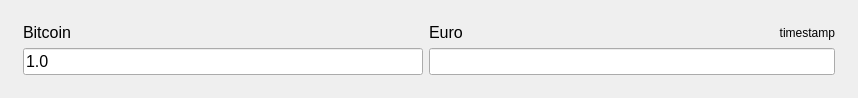
<?xml version="1.0" encoding="UTF-8"?>
<ui version="4.0">
 <class>MainWindow</class>
 <widget class="QMainWindow" name="MainWindow">
  <property name="geometry">
   <rect>
    <x>0</x>
    <y>0</y>
    <width>856</width>
    <height>97</height>
   </rect>
  </property>
  <property name="windowTitle">
   <string>MainWindow</string>
  </property>
  <widget class="QWidget" name="centralWidget">
   <layout class="QVBoxLayout" name="verticalLayout_2">
    <item>
     <layout class="QGridLayout" name="gridLayout">
      <property name="leftMargin">
       <number>12</number>
      </property>
      <property name="topMargin">
       <number>12</number>
      </property>
      <property name="rightMargin">
       <number>12</number>
      </property>
      <property name="bottomMargin">
       <number>12</number>
      </property>
      <item row="1" column="0">
       <widget class="QLineEdit" name="lineEditBitcoin">
        <property name="minimumSize">
         <size>
          <width>300</width>
          <height>0</height>
         </size>
        </property>
        <property name="font">
         <font>
          <pointsize>12</pointsize>
         </font>
        </property>
        <property name="text">
         <string>1.0</string>
        </property>
       </widget>
      </item>
      <item row="0" column="0">
       <widget class="QLabel" name="labelBitcoin">
        <property name="sizePolicy">
         <sizepolicy hsizetype="Preferred" vsizetype="Fixed">
          <horstretch>0</horstretch>
          <verstretch>0</verstretch>
         </sizepolicy>
        </property>
        <property name="minimumSize">
         <size>
          <width>400</width>
          <height>0</height>
         </size>
        </property>
        <property name="font">
         <font>
          <pointsize>12</pointsize>
         </font>
        </property>
        <property name="text">
         <string>Bitcoin</string>
        </property>
       </widget>
      </item>
      <item row="0" column="1">
       <layout class="QHBoxLayout" name="horizontalLayout_2">
        <item>
         <widget class="QLabel" name="labelEuro">
          <property name="minimumSize">
           <size>
            <width>200</width>
            <height>0</height>
           </size>
          </property>
          <property name="font">
           <font>
            <pointsize>12</pointsize>
           </font>
          </property>
          <property name="layoutDirection">
           <enum>Qt::RightToLeft</enum>
          </property>
          <property name="text">
           <string>Euro</string>
          </property>
         </widget>
        </item>
        <item>
         <widget class="QLabel" name="labelTimestamp">
          <property name="minimumSize">
           <size>
            <width>200</width>
            <height>0</height>
           </size>
          </property>
          <property name="text">
           <string>timestamp</string>
          </property>
          <property name="alignment">
           <set>Qt::AlignRight|Qt::AlignTrailing|Qt::AlignVCenter</set>
          </property>
         </widget>
        </item>
       </layout>
      </item>
      <item row="1" column="1">
       <widget class="QLineEdit" name="lineEditEuro">
        <property name="font">
         <font>
          <pointsize>12</pointsize>
         </font>
        </property>
       </widget>
      </item>
     </layout>
    </item>
   </layout>
  </widget>
 </widget>
 <layoutdefault spacing="6" margin="11"/>
 <resources/>
 <connections/>
</ui>
